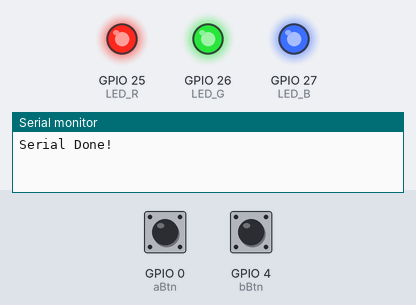
This sketch was run on a simulated ESP32. Shown: output pins drawn as LEDs (lit = HIGH), the last lines printed to the serial monitor. The inputs (shaded band) are chosen by the test bench; at power-on: GPIO 0 (aBtn) HIGH, GPIO 4 (bBtn) LOW.

Above: at 0.1 s.
At 0.6 s:
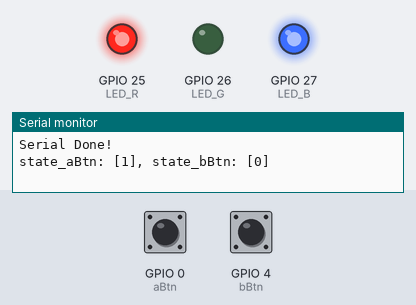
Timing chart, 0 to 2.1 s (numbered marks = the images above):
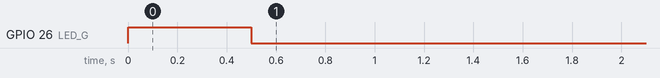

The sketch:

LAB004-BUTTON_V2.ino
```cpp
#define aBtn 0
#define bBtn 4

#define LED_R 25
#define LED_G 26
#define LED_B 27

void setup() {
  pinMode(aBtn, INPUT);
  pinMode(bBtn, INPUT);

  pinMode(LED_R, OUTPUT);
  pinMode(LED_G, OUTPUT);
  pinMode(LED_B, OUTPUT);

  digitalWrite(LED_R, HIGH);
  digitalWrite(LED_G, HIGH);
  digitalWrite(LED_B, HIGH);

  Serial.begin(115200);
  while (!Serial) {
    ; // wait for serial port to connect. Needed for native USB
  }
  Serial.println("Serial Done!");
  delay(500);
}

void loop() {
  if (digitalRead(aBtn) == 0 and digitalRead(bBtn == 0)) {
    digitalWrite(LED_R, HIGH);
    digitalWrite(LED_G, HIGH);
    digitalWrite(LED_B, LOW);
  }
  else if (digitalRead(aBtn) == 0 and digitalRead(bBtn == 1)) {
    digitalWrite(LED_R, LOW);
    digitalWrite(LED_G, HIGH);
    digitalWrite(LED_B, HIGH);
  }
  else if (digitalRead(aBtn) == 1 and digitalRead(bBtn == 0)) {
    digitalWrite(LED_R, HIGH);
    digitalWrite(LED_G, LOW);
    digitalWrite(LED_B, HIGH);
  } else {
    digitalWrite(LED_R, HIGH);
    digitalWrite(LED_G, HIGH);
    digitalWrite(LED_B, HIGH);
  }

  Serial.println("state_aBtn: [" + String(digitalRead(aBtn)) +
                 "], state_bBtn: [" + String(digitalRead(bBtn)) + "]");
  delay(1000);
}
```

Measured:
- by itself, GPIO 26 (LED_G): HIGH → LOW at 0.50 s
